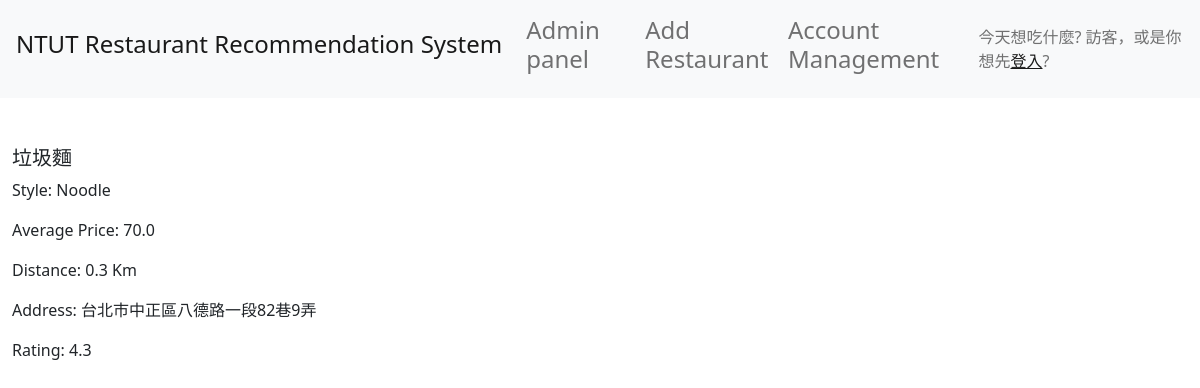
The app's page /resturant/11 with its own data.
### Restaurant/models.py (models this page shows, shortened)
class Restaurant(models.Model):
    STYLE_CHOICES = ()
    Name = models.CharField(max_length=50,
                            verbose_name='餐廳名字')
    Style = models.CharField(max_length=50,
                            verbose_name='餐廳類型')
    Price = models.DecimalField(max_digits=7,
                                decimal_places=1,
                                blank=True,
                                null=True,
                                verbose_name='價位')
    Img = models.ImageField(upload_to='Restaurant_Image/',
                            blank=True,
                            verbose_name='餐廳圖片')
    Distance = models.DecimalField(max_digits=7,
                                decimal_places=1,
                                blank=True,
                                null=True,
                                verbose_name='與學校距離')
    Address = models.CharField(max_length=50,
                            verbose_name='餐廳地址')
    Rating = models.DecimalField(max_digits=7,
                                decimal_places=1,
                                blank=True,
                                null=True,
                                verbose_name='評價')

### Restaurant/views.py (the view)
# urls.py: path('resturant/<int:restaturant_id>', views.viewResturantInfo),
def viewResturantInfo(request, restaturant_id):
    restaturant_id = int(restaturant_id)
    try:
        resturant_selected = Restaurant.objects.get(id = restaturant_id)
    except Restaurant.DoesNotExist:
        messages.error(request, '餐廳不存在')
        return redirect('index')
    print(request.GET.get('rate'))
    return render(request, 'Restaurant/ResturantInfo.html', {'Restaurant_selected':resturant_selected})

### Restaurant/templates/Restaurant/ResturantInfo.html (shortened to what this page needs)
<!doctype html>
<html lang="en">
  <head>
    {% load static %}
    <link rel="stylesheet" href="https://stackpath.bootstrapcdn.com/bootstrap/4.5.0/css/bootstrap.min.css">
    <link href="https://cdn.jsdelivr.net/npm/bootstrap@5.1.3/dist/css/bootstrap.min.css" rel="stylesheet">
  </head>
  <body>
    <nav class = "navbar navbar-expand-lg navbar-light bg-light" style="background-color: #e3f2fd;">
      <div class="collapse navbar-collapse" id="navbarTogglerDemo01">
        <a class="navbar-brand" href="{% url 'index' %}"><h4>NTUT Restaurant Recommendation System</h4></a>
        <ul class="navbar-nav mr-auto mt-2 mt-lg-0">
          <li class="nav-item">
            <a class="nav-link" href="{% url 'admin:index' %}"><h4>Admin panel</h4></a>
          </li>
          <li class="nav-item">
            <a class="nav-link" href="{% url 'add-restaurant' %}"><h4>Add Restaurant</h4></a>
          </li>
          <li class="nav-item">
            <a class="nav-link" href="{% url 'accounts-index' %}"><h4>Account Management</h4></a>
          </li>
        </ul>
        {% if user.is_authenticated %}
        <span class="navbar-text">
          今天想吃什麼?{{ user.username }}
        </span>
        <a href="{% url 'logout' %}">登出</a>
        {% else %}
        <span class="navbar-text">
          今天想吃什麼? 訪客，或是你想先<a href="{% url 'login' %}">登入</a>?
        </span>
        {% endif %}
      </div>
    </nav>
    <div class="container-fluid">
      {% block content %}
      <div class="main">
        <br><br/>
        <h5 class="title">{{Restaurant_selected.Name}}</h5>
        <p class="h7">Style: {{Restaurant_selected.Style}}</p>
        <p class="h7">Average Price: {{Restaurant_selected.Price}}</p>
        <p class="h7">Distance: {{Restaurant_selected.Distance}} Km</p>
        <p class="h7">Address: {{Restaurant_selected.Address}}</p>
        <p class="h7">Rating: {{Restaurant_selected.Rating}}</p>
      </div>
      <br><br/>
      <br><br/>
      {% endblock %}
    </div>
  </body>
</html>

### records on screen
Restaurant: Name "垃圾麵", Style "Noodle", Price "70.0", Distance "0.3", Address "台北市中正區八德路一段82巷9弄", Rating "4.3"
